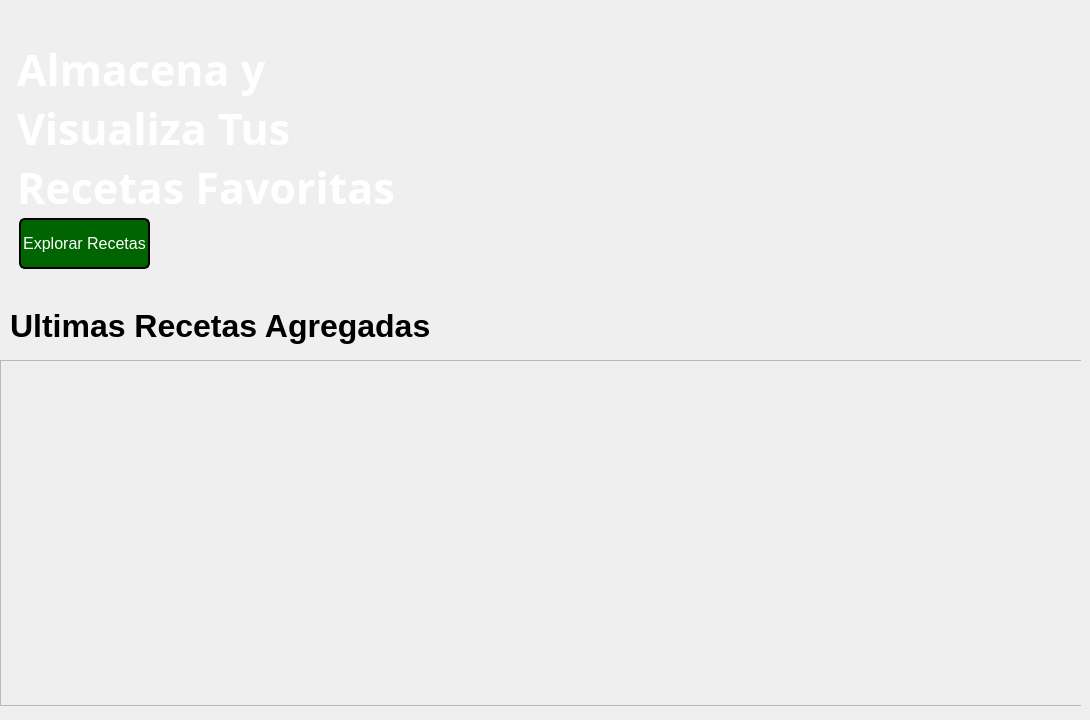
    <widget class="QWidget" name="home">
     <widget class="QWidget" name="introduction" native="true">
      <property name="geometry">
       <rect>
        <x>-1</x>
        <y>-2</y>
        <width>1081</width>
        <height>281</height>
       </rect>
      </property>
      <widget class="QLabel" name="label_3">
       <property name="geometry">
        <rect>
         <x>18</x>
         <y>30</y>
         <width>381</width>
         <height>201</height>
        </rect>
       </property>
       <property name="font">
        <font>
         <family>Rockwell</family>
         <pointsize>32</pointsize>
         <bold>true</bold>
        </font>
       </property>
       <property name="styleSheet">
        <string notr="true">color: rgb(255, 255, 255);</string>
       </property>
       <property name="text">
        <string>Almacena y Visualiza Tus Recetas Favoritas</string>
       </property>
       <property name="wordWrap">
        <bool>true</bool>
       </property>
      </widget>
      <widget class="QLabel" name="label_4">
       <property name="geometry">
        <rect>
         <x>710</x>
         <y>10</y>
         <width>131</width>
         <height>131</height>
        </rect>
       </property>
       <property name="text">
        <string/>
       </property>
       <property name="pixmap">
        <pixmap resource="Recursos.qrc">:/Images/platillo4.png</pixmap>
       </property>
       <property name="scaledContents">
        <bool>true</bool>
       </property>
      </widget>
      <widget class="QLabel" name="label_5">
       <property name="geometry">
        <rect>
         <x>710</x>
         <y>140</y>
         <width>131</width>
         <height>131</height>
        </rect>
       </property>
       <property name="text">
        <string/>
       </property>
       <property name="pixmap">
        <pixmap resource="Recursos.qrc">:/Images/platillo5.png</pixmap>
       </property>
       <property name="scaledContents">
        <bool>true</bool>
       </property>
      </widget>
      <widget class="QLabel" name="label_6">
       <property name="geometry">
        <rect>
         <x>560</x>
         <y>70</y>
         <width>131</width>
         <height>131</height>
        </rect>
       </property>
       <property name="text">
        <string/>
       </property>
       <property name="pixmap">
        <pixmap resource="Recursos.qrc">:/Images/platillo6.png</pixmap>
       </property>
       <property name="scaledContents">
        <bool>true</bool>
       </property>
      </widget>
      <widget class="QLabel" name="label_7">
       <property name="geometry">
        <rect>
         <x>860</x>
         <y>60</y>
         <width>151</width>
         <height>141</height>
        </rect>
       </property>
       <property name="text">
        <string/>
       </property>
       <property name="pixmap">
        <pixmap resource="Recursos.qrc">:/Images/platillo2.png</pixmap>
       </property>
       <property name="scaledContents">
        <bool>true</bool>
       </property>
      </widget>
      <widget class="QPushButton" name="exploreRecipesButton">
       <property name="geometry">
        <rect>
         <x>20</x>
         <y>220</y>
         <width>131</width>
         <height>51</height>
        </rect>
       </property>
       <property name="font">
        <font>
         <family>Arial</family>
         <pointsize>12</pointsize>
        </font>
       </property>
       <property name="styleSheet">
        <string notr="true">border: 2px solid black;
background-color: rgb(0,100, 0);
border-radius:6px;
color:white;</string>
       </property>
       <property name="text">
        <string>Explorar Recetas</string>
       </property>
      </widget>
     </widget>
     <widget class="QWidget" name="lastRecipes" native="true">
      <property name="geometry">
       <rect>
        <x>0</x>
        <y>280</y>
        <width>1081</width>
        <height>431</height>
       </rect>
      </property>
      <widget class="QLabel" name="label">
       <property name="geometry">
        <rect>
         <x>10</x>
         <y>10</y>
         <width>431</width>
         <height>71</height>
        </rect>
       </property>
       <property name="font">
        <font>
         <family>Arial</family>
         <pointsize>24</pointsize>
         <bold>true</bold>
        </font>
       </property>
       <property name="text">
        <string>Ultimas Recetas Agregadas</string>
       </property>
      </widget>
      <widget class="QScrollArea" name="lastRecipesArea">
       <property name="geometry">
        <rect>
         <x>0</x>
         <y>80</y>
         <width>1091</width>
         <height>346</height>
        </rect>
       </property>
       <property name="styleSheet">
        <string notr="true">#lastRecipesArea{
background-color: #e3f2fd;
}</string>
       </property>
       <property name="widgetResizable">
        <bool>true</bool>
       </property>
       <widget class="QWidget" name="scrollAreaWidgetContents_4">
        <property name="geometry">
         <rect>
          <x>0</x>
          <y>0</y>
          <width>1089</width>
          <height>344</height>
         </rect>
        </property>
       </widget>
      </widget>
     </widget>
    </widget>
